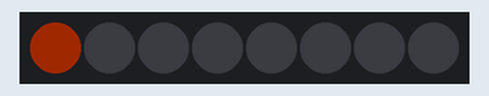
Recording of a sketch running on a simulated Arduino Uno, built with avr-gcc and run on an emulated ATmega328P. Parts: 8 RGB LEDs in strip order, left to right. Dim RGB values are drawn brighter than linear; what the sketch prints to the serial monitor is not drawn.

Above: at 1.1 s.
At 1.6 s:
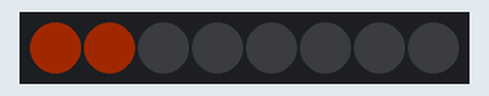
At 2.1 s:
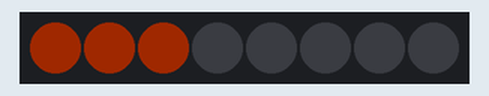
At 2.6 s:
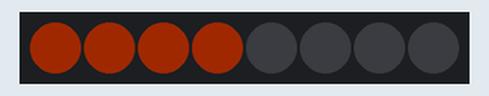
At 3.6 s:
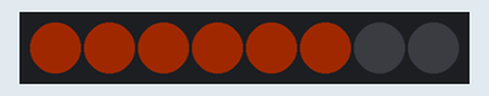
At 4.6 s:
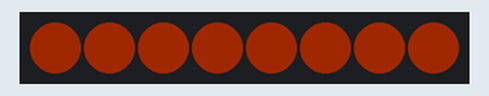
Timing chart, 0 to 40.0 s (numbered marks = the images above):
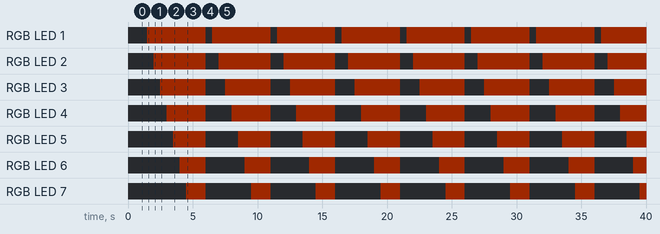

The sketch:

ESP32-09-Neopixel.ino
```cpp
/*
 * ESP32-09-Neopixel
 *
 * Lights up NeoPixels, one by one
 *
 */

#include <Adafruit_NeoPixel.h>

#define NEOPIXEL_PIN 10
#define NEOPIXEL_NUMPIXELS 8

Adafruit_NeoPixel pixels(NEOPIXEL_NUMPIXELS, NEOPIXEL_PIN, NEO_GRB + NEO_KHZ800);

void setup() {
  Serial.begin(115200);
  delay(1000);
  Serial.println("\n\n* * * * * * * * * *  Neopixel start  * * * * * * * * * *\n\n");
  pixels.begin();
}//setup

void loop() {
  pixels.clear();
  for (int i=0; i<NEOPIXEL_NUMPIXELS; i++) {
    pixels.setPixelColor(i, pixels.Color(32, 8, 0));
    pixels.show();
    delay(500);
  }//for
  delay(1000);
}//loop

//EOF
```

Measured:
- by itself, RGB LED 1: alternates RGB(32, 8, 0) for 4.5 s and off for 0.50 s
- by itself, RGB LED 2: alternates RGB(32, 8, 0) for 4.0 s and off for 1.0 s
- by itself, RGB LED 3: alternates RGB(32, 8, 0) for 3.5 s and off for 1.5 s
- by itself, RGB LED 4: alternates RGB(32, 8, 0) for 3.0 s and off for 2.0 s
- by itself, RGB LED 5: alternates RGB(32, 8, 0) for 2.5 s and off for 2.5 s
- by itself, RGB LED 6: alternates RGB(32, 8, 0) for 2.0 s and off for 3.0 s
- by itself, RGB LED 7: alternates RGB(32, 8, 0) for 1.5 s and off for 3.5 s
